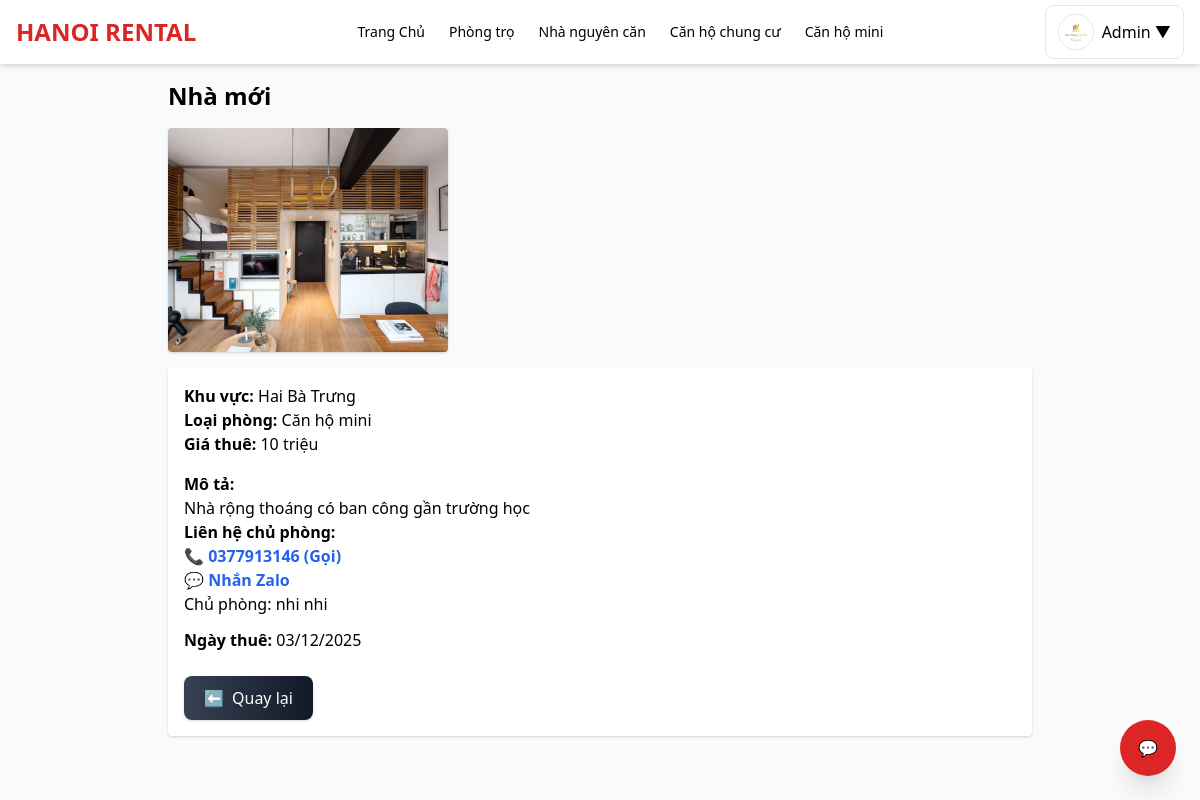
Page /post_detail.php?id=16 (signed in) on the earlier database version.
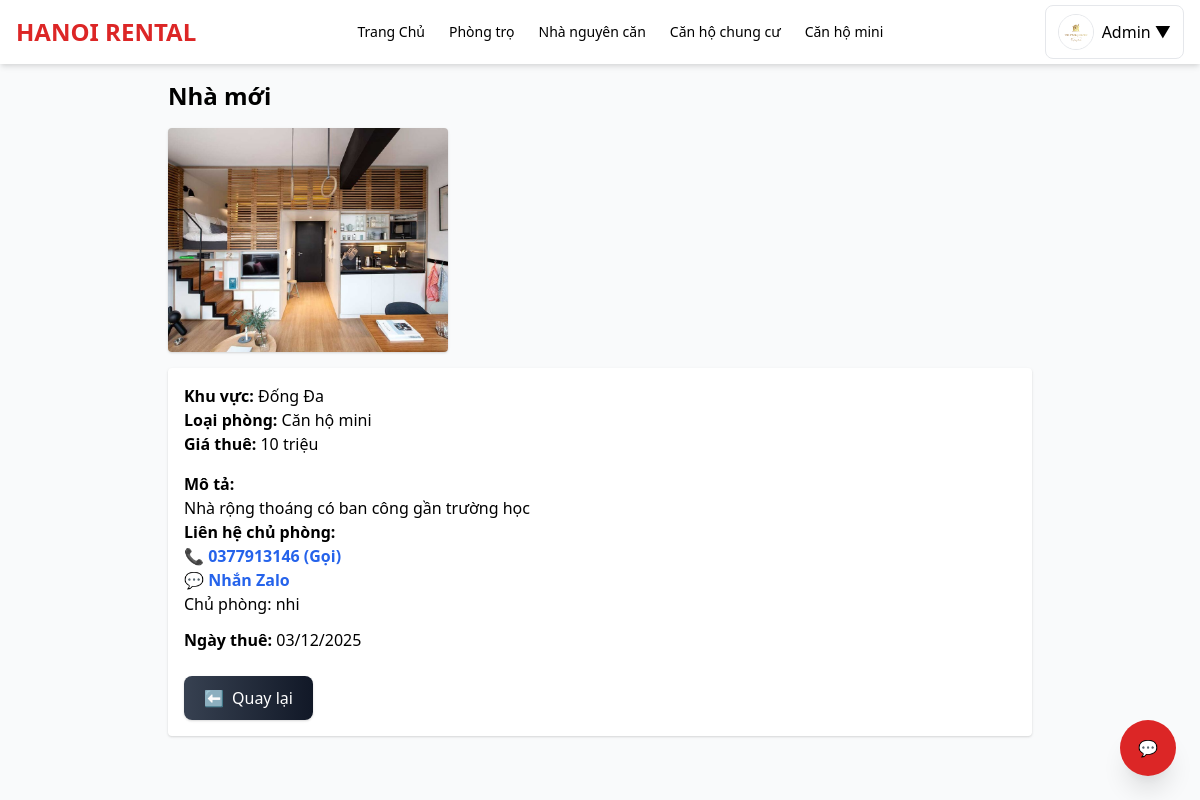
Same page on the later database version.
### tables this page shows
CREATE TABLE `posts` (
  `id` int(11) NOT NULL,
  `user_id` int(11) NOT NULL,
  `status` enum('pending','approved','rejected') DEFAULT 'pending',
  `reviewed_by` int(11) DEFAULT NULL,
  `reviewed_at` timestamp NULL DEFAULT NULL,
  `title` varchar(255) DEFAULT NULL,
  `image` varchar(255) DEFAULT NULL,
  `type` varchar(50) DEFAULT NULL,
  `khu_vuc` varchar(255) DEFAULT NULL,
  `price` varchar(50) DEFAULT NULL,
  `phone` varchar(20) DEFAULT NULL,
  `zalo` varchar(20) DEFAULT NULL,
  `description` text DEFAULT NULL,
  `status_rent` tinyint(4) DEFAULT 0,
  `created_at` timestamp NOT NULL DEFAULT current_timestamp(),
  `category` varchar(50) NOT NULL DEFAULT 'phongtro'
);

CREATE TABLE `users` (
  `id` int(11) NOT NULL,
  `name` varchar(255) DEFAULT NULL,
  `email` varchar(255) DEFAULT NULL,
  `password` varchar(255) DEFAULT NULL,
  `phone` varchar(20) DEFAULT NULL,
  `zalo` varchar(20) DEFAULT NULL,
  `avatar` varchar(255) DEFAULT NULL,
  `role` enum('admin','landlord','renter') DEFAULT 'renter',
  `status` varchar(20) DEFAULT 'active',
  `is_admin` tinyint(4) DEFAULT 0,
  `created_at` timestamp NOT NULL DEFAULT current_timestamp()
);

### functions.php (called while the page is built, shortened)
<?php
if (!function_exists("esc")) {
    function esc($s) {
        return htmlspecialchars($s ?? '', ENT_QUOTES, 'UTF-8');
    }
}

### post_detail.php (the view, shortened to what this page needs)
<?php
require 'header.php';
require 'functions.php';
$post_id = intval($_GET['id'] ?? 0);
$stmt = $pdo->prepare("
    SELECT p.*, u.name AS owner_name, u.phone AS owner_phone
    FROM posts p
    JOIN users u ON p.user_id = u.id
    WHERE p.id = ?
");
$stmt->execute([$post_id]);
$post = $stmt->fetch();
$images = $pdo->prepare("SELECT filename FROM post_images WHERE post_id = ?");
$images->execute([$post_id]);
$photos = $images->fetchAll(PDO::FETCH_COLUMN);
function priceToMillion($num) {
    return rtrim(rtrim(number_format($num, 1, ',', '.'), '0'), ',');
}
?>
<main class="max-w-4xl mx-auto p-4">
    <h1 class="text-2xl font-bold mb-4"><?php echo esc($post['title']); ?></h1>
    <div class="grid grid-cols-2 md:grid-cols-3 gap-3 mb-4">
        <?php foreach ($photos as $img): ?>
            <img src="uploads/<?php echo esc($img); ?>"
                 class="rounded shadow w-full h-56 object-cover">
        <?php endforeach; ?>
    </div>
    <div class="bg-white p-4 rounded shadow">
        <p><strong>Khu vực:</strong> <?php echo esc($post['khu_vuc']); ?></p>
        <p><strong>Loại phòng:</strong> <?php echo esc($post['type']); ?></p>
        <p><strong>Giá thuê:</strong>
            <?php echo priceToMillion($post['price']); ?> triệu
        </p>
        <p class="mt-4"><strong>Mô tả:</strong></p>
        <p><?php echo nl2br(esc($post['description'])); ?></p>
        <p><strong>Liên hệ chủ phòng:</strong><br>
            <a href="tel:<?php echo esc($post['owner_phone']); ?>"
               class="text-blue-600 font-semibold hover:underline">
               📞 <?php echo esc($post['owner_phone']); ?> (Gọi)
            </a>
            <br>
            <a href="https://zalo.me/<?php echo esc($post['owner_phone']); ?>"
               target="_blank"
               class="text-blue-600 font-semibold hover:underline">
               💬 Nhắn Zalo
            </a>
            <br>
            Chủ phòng: <?php echo esc($post['owner_name']); ?>
        </p>
        <p class="mt-3"><strong>Ngày thuê:</strong>
            <?php echo date("d/m/Y", strtotime($post['created_at'])); ?>
        </p>
        <a href="javascript:history.back()"
           class="mt-6 inline-flex items-center gap-2 bg-gradient-to-r from-gray-700 to-gray-900
                  text-white px-5 py-2.5 rounded-lg shadow hover:from-gray-600 hover:to-gray-800 transition">
            <span>⬅</span> Quay lại
        </a>
    </div>
</main>
</body>
</html>

Differences in the rows shown:
changed posts "Nhà mới": khu_vuc "Hai Bà Trưng" → "Đống Đa"; user.name "nhi nhi" → "nhi"
